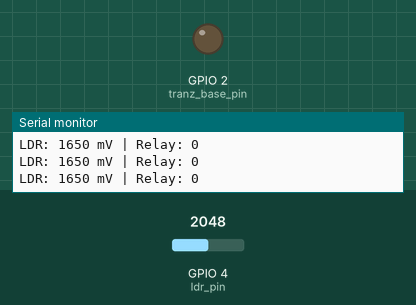
This program was run on a simulated ESP32. Parts: output pins drawn as LEDs (lit = HIGH), the last lines printed to the serial monitor. The test bench sets the inputs (shaded band); at power-on: GPIO 4 (ldr_pin) = 2048 (analog values on the 0–4095 scale).

Above: at 1.8 s.
1.9 s: GPIO 4 (ldr_pin) set to 1270
3.4 s: GPIO 4 (ldr_pin) set to 1213
At 4.7 s:
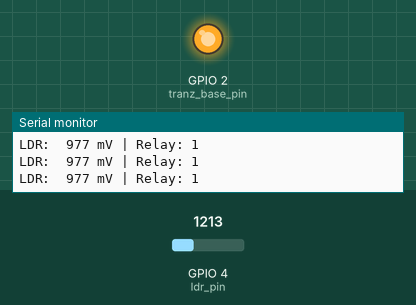
5.0 s: GPIO 4 (ldr_pin) set to 2438
6.5 s: GPIO 4 (ldr_pin) set to 2518
At 7.0 s:
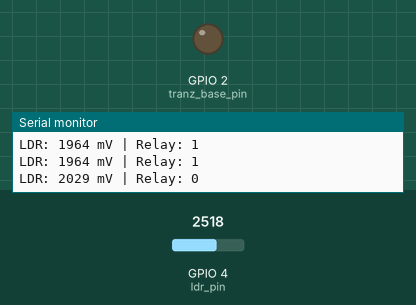
8.0 s: GPIO 4 (ldr_pin) set to 1228
At 9.4 s:
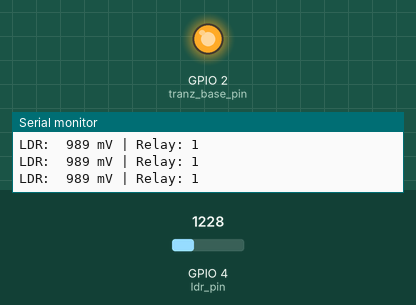
Timing chart, 0 to 10.5 s (numbered marks = the images above; inputs shaded):
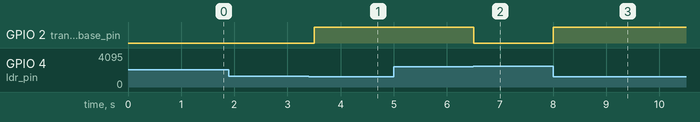

The program:

main.cpp
```cpp
#include <Arduino.h>

#define ldr_pin 4
#define tranz_base_pin 2

constexpr uint32_t intervalMillis = 500;
uint32_t perviousMillis = 0;
constexpr uint32_t threshold_dark = 1000;
constexpr uint32_t threshold_light = 2000;

void setup() {
  Serial.begin(115200);
  digitalWrite(tranz_base_pin, LOW);
  pinMode(tranz_base_pin, OUTPUT);
  analogReadResolution(12);
}

void loop() {
  uint32_t current_millis = millis();
  if(current_millis - perviousMillis >= intervalMillis){
    perviousMillis = current_millis;
    const uint32_t measured_mv = analogReadMilliVolts(ldr_pin);
    if(measured_mv < threshold_dark){
      digitalWrite(tranz_base_pin, HIGH);
    }
    else if(measured_mv > threshold_light){
      digitalWrite(tranz_base_pin, LOW);
    }
    Serial.printf("LDR: %4u mV | Relay: %d\n", measured_mv, digitalRead(tranz_base_pin));
  }
}
```

Measured:
- the behaviour switches between 1241 and 1240 on GPIO 4 (ldr_pin) (found by bisection; images 0 and 1)
- the behaviour switches between 2483 and 2484 on GPIO 4 (ldr_pin) (found by bisection; images 1 and 2)
- after the input at 3.4 s, GPIO 2 (tranz_base_pin): LOW → HIGH after 0.10 s
- after the input at 6.5 s, GPIO 2 (tranz_base_pin): HIGH → LOW at once
- after the input at 8.0 s, GPIO 2 (tranz_base_pin): LOW → HIGH at once
